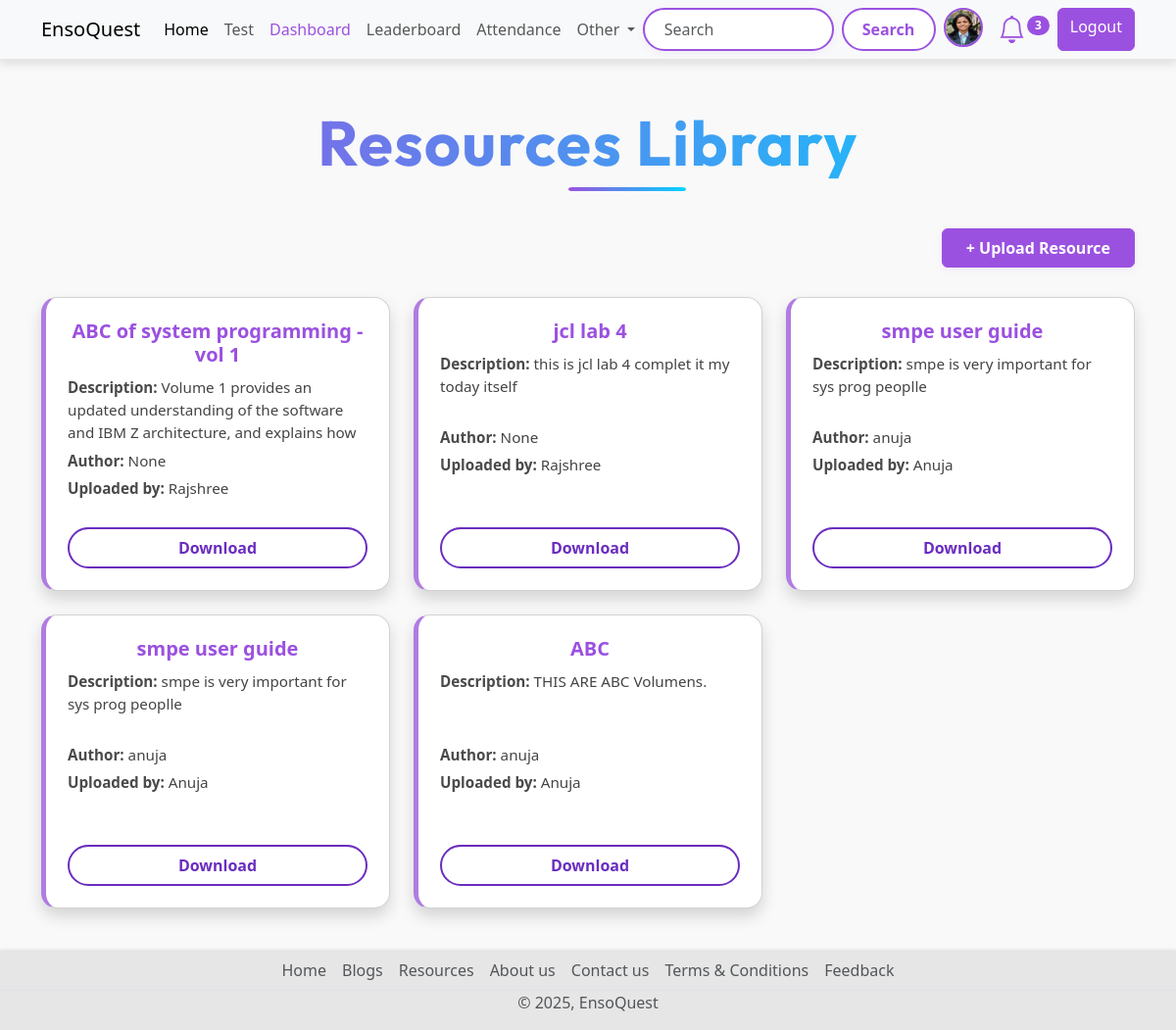
/resources (signed in), run on the app's committed database.
### account/models.py (models this page shows, shortened)
class Profile(models.Model):
    user = models.OneToOneField(User,on_delete=models.CASCADE, null=True,verbose_name='User Object')
    position = models.CharField(max_length=100,blank=True,null=True)
    bio = models.TextField(blank=True,null=True)
    profile_img = models.ImageField(upload_to='profile_image', default='user.png',blank=True,null=True,verbose_name= 'Profile Pic')

### base/models.py (models this page shows, shortened)
class Resource(models.Model):
    title = models.CharField(max_length=200)
    description = models.TextField()
    file = models.FileField(upload_to='resources/')
    author_name = models.CharField(max_length=100, blank=True, null=True)
    uploaded_by = models.ForeignKey(User, on_delete=models.CASCADE)
    uploaded_at = models.DateTimeField(auto_now_add=True)

### base/views.py (the view)
# urls.py: path('resources', views.resources_view, name='resources'),
@login_required
def resources_view(request):
    resources = Resource.objects.all()
    return render(request, "resource_list.html", {'resources': resources})

### base/context_processors.py (called while the page is built)
def notification_count(request):
    if request.user.is_authenticated:
        unread_count = Notification.objects.filter(user=request.user, is_read=False).count()
        return {'unread_notification_count': unread_count}
    return {}

### Templates/resource_list.html (shortened to what this page needs)
{% extends 'index.html' %}
{% block content %}
{% load static %}
<link rel="stylesheet" href="{% static 'css/resource_list.css' %}">
<div class="container mt-5">
  <h1 class="mb-5 text-center title">Resources Library</h1>
  {% if user.is_staff %}
  <div class="upload-btn-container">
    <a href="{% url 'upload_resource' %}" class="btn btn-primary">
      + Upload Resource
    </a>
  </div>
  {% endif %}
  <div class="row">
    {% for resource in resources %}
    <div class="col-md-4 mb-4">
      <div class="card square-card shadow text-start">
        <div>
          <h5 class="card-title text-center">{{ resource.title }}</h5>
          <p class="card-text description-text">
            <span class="info-label">Description:</span>
            {{ resource.description|truncatewords:20 }}
          </p>
          <p class="card-text">
            <span class="info-label">Author:</span> {{ resource.author_name }}
          </p>
          <p class="card-text">
            <span class="info-label">Uploaded by:</span> {{ resource.uploaded_by.username }}
          </p>
        </div>
        <a class="btn btn-outline-primary mt-3 w-100" href="{{ resource.file.url }}" download>Download</a>
      </div>
    </div>
    {% empty %}
    <p class="text-center">No resources uploaded yet.</p>
    {% endfor %}
  </div>
</div>
{% endblock %}

### Templates/components/navbar.html (shortened to what this page needs)
<nav class="navbar navbar-expand-lg bg-body-tertiary d-none d-lg-block">
  <div class="container">
    <a class="navbar-brand" href="{% url 'home' %}">EnsoQuest</a>
    <div class="collapse navbar-collapse" id="navbarSupportedContent">
      <ul class="navbar-nav me-auto mb-2 mb-lg-0">
        <li class="nav-item">
          <a class="nav-link active" aria-current="page" href="{% url 'home' %}">Home</a>
        </li>
        <li class="nav-item">
          <a class="nav-link" href="{% url 'all_quiz' %}">Test</a>
        </li>
        {% if request.user.is_superuser %}
          <li class="nav-item">
            <a class="nav-link" href="{% url 'dashboard' %}" style="color: #9b51e0 !important;">Dashboard</a>
          </li>
        {% endif %}
        <li class="nav-item">
          <a class="nav-link" href="{% url 'leaderboard' %}">Leaderboard</a>
        </li>
        {% if request.user.is_authenticated %}
          {% if request.user.is_superuser %}
            <li class="nav-item">
              <a class="nav-link" href="{% url 'attendance:session_list' %}">Attendance</a>
            </li>
          {% else %}
            <li class="nav-item">
              <a class="nav-link" href="{% url 'attendance:student_attendance_report' %}">Attendance</a>
            </li>
          {% endif %}
        {% endif %}
        <li class="nav-item dropdown">
          <a class="nav-link dropdown-toggle" href="#" role="button" data-bs-toggle="dropdown" aria-expanded="false">
            Other
          </a>
        </li>
      </ul>
      <form class="d-flex" role="search" action="{% url 'search_users' %}">
        <input class="form-control me-2" type="search" name="q" placeholder="Search" aria-label="Search">
        <button class="btn btn-search" type="submit">Search</button>
        {% if request.user.is_authenticated %}
          <a href="{% url 'profile' request.user.username %}" data-bs-toggle="tooltip" data-bs-placement="bottom" data-bs-title="{{ request.user.username }}" class="mx-2">
            <img src="{{ request.user.profile.profile_img.url }}" class="rounded-circle profile-img-purple" width="40" height="40" alt="profile_img">
          </a>
          <li class="nav-item dropdown list-unstyled mx-2">
            <a class="nav-link dropdown-toggle position-relative" href="#" id="notificationDropdown" data-bs-toggle="dropdown" role="button" aria-expanded="false">
              <i class="bi bi-bell fs-3 bell-purple"></i>
              {% if unread_notification_count > 0 %}
                <span class="position-absolute badge rounded-pill bg-purple notification-badge">
                 {{ unread_notification_count }}
                </span>
              {% endif %}
            </a>
          </li>
          <a href="{% url 'logout' %}" class="btn btn-log ms-2">Logout</a>
        {% else %}
          <a href="{% url 'login' %}" class="btn btn-log ms-2">Login</a>
        {% endif %}
      </form>
    </div>
  </div>
</nav>

### static/css/style.css (style rules this page uses)
.title { font-family: 'Outfit', sans-serif; font-size: clamp(2.5rem, 6vw, 4rem); font-weight: 700; background: linear-gradient(90deg, #9b51e0, #00d4ff); -webkit-background-clip: text; background-clip: text; -webkit-text-fill-color: transparent; color: transparent; opacity: 0; animation: fadeInTitle 1.3s ease-in-out forwards; margin: 2rem 0 1rem; line-height: 1.2; text-align: center; letter-spacing: 1.5px; position: relative; }
.title::after { content: ""; position: absolute; left: 50%; transform: translateX(-50%); bottom: -10px; width: 60px; height: 4px; background: linear-gradient(to right, #9b51e0, #00d4ff); border-radius: 999px; opacity: 0; animation: fadeInLine 1.5s ease-in-out forwards 0.8s; margin: 0 10px; }
body { background-color: #f9f9f9; font-family: 'Segoe UI', Tahoma, Geneva, Verdana, sans-serif; padding-top: 60px; padding-bottom: 50px; margin: 0; }
nav.navbar { position: fixed; top: 0; left: 0; right: 0; width: 100%; background-color: rgba(249, 249, 249, 0.8); box-shadow: 0 4px 8px rgba(0, 0, 0, 0.1); border-bottom: 2px solid #e6e6e6; z-index: 9999; }
.form-control[type="search"] { border: 2px solid #9b51e0; border-radius: 999px; padding: 0.5rem 1.2rem; transition: all 0.3s ease; box-shadow: 0 2px 8px rgba(155, 81, 224, 0.08); }
.navbar .btn-search { background-color: #fff; color: #9b51e0; border: 2px solid #9b51e0; border-radius: 999px; padding: 0.4rem 1.2rem; font-weight: 600; transition: all 0.3s ease; }
.navbar .btn-log, .form-inline .btn-log { background-color: #9b51e0; background: #9b51e0; border-color: #9b51e0; color: white; font-weight: 500; }
.bell-purple { color: #9b51e0 !important; }
.bg-purple { background-color: #9b51e0 !important; color: white !important; }
.notification-badge { top: 8px !important; right: -8px !important; transform: none !important; }
.profile-img-purple { border: 2px solid #9b51e0; border-radius: 50%; }

### static/css/resource_list.css (style rules this page uses)
body { background-color: #f9f9f9; font-family: 'Segoe UI', Tahoma, Geneva, Verdana, sans-serif; }
.title { color: #9b51e0; font-weight: 700; margin-bottom: 40px; }
.upload-btn-container { text-align: right; margin-bottom: 30px; }
.btn-primary { background-color: #9b51e0; border-color: #9b51e0; color: white; padding: 0.45rem 1.5rem; font-weight: 700; transition: background-color 0.3s ease-in-out, box-shadow 0.3s ease; box-shadow: 0 2px 8px rgba(155, 81, 224, 0.1); text-decoration: none; border-radius: 6px; }
.square-card { background: #ffffff; border-left: 5px solid #b07ce1; border-radius: 16px; padding: 22px; min-height: 300px; display: flex; flex-direction: column; justify-content: space-between; box-shadow: 0 6px 18px rgba(0, 0, 0, 0.05); transition: transform 0.3s ease, box-shadow 0.3s ease; }
.card-title { font-size: 1.25rem; font-weight: 700; color: #9b51e0; margin-bottom: 10px; text-align: center; }
.card-text { font-size: 0.95rem; color: #444; margin-bottom: 6px; }
.info-label { font-weight: 600; color: #4a4a4a; }
.description-text { height: 4.5em; overflow: hidden; text-overflow: ellipsis; }
.btn-outline-primary { border: 2px solid #6a2dbf; color: #6a2dbf; border-radius: 999px; font-weight: 600; padding: 0.45rem 1.2rem; transition: all 0.3s ease-in-out; }

### data on the page
Resource: title "ABC of system programming - vol 1", description "Volume 1 provides an updated understanding of the software and IBM Z architecture, and explains how…", author_name "None", uploaded_by.username "Rajshree"
Resource: title "jcl lab 4", description "this is jcl lab 4 complet it my today itself", author_name "None", uploaded_by.username "Rajshree"
Resource: title "smpe user guide", description "smpe is very important for sys prog peoplle", author_name "anuja", uploaded_by.username "Anuja"
Resource: title "smpe user guide", description "smpe is very important for sys prog peoplle", author_name "anuja", uploaded_by.username "Anuja"
Resource: title "ABC", description "THIS ARE ABC Volumens.", author_name "anuja", uploaded_by.username "Anuja"

### other printed values
{{ unread_notification_count }} "3"
